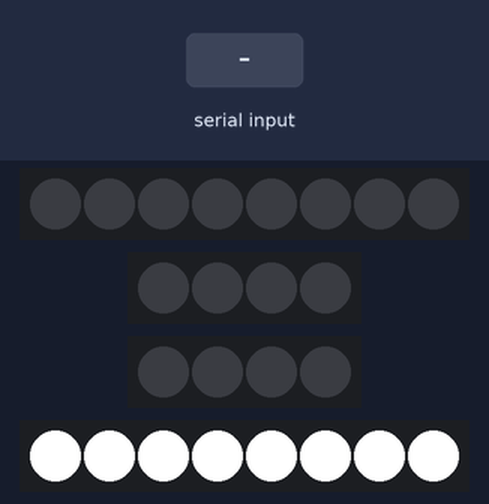
Recording of a sketch running on a simulated Arduino Uno, built with avr-gcc and run on an emulated ATmega328P. Shown: 2 × 8 RGB LEDs in strip order, left to right, 2 × 4 RGB LEDs in strip order, left to right. The test bench sets the inputs (shaded band). Dim RGB values are drawn brighter than linear; random numbers use the default seed unless the sketch sets one.

Above: at 1.2 s.
1.3 s: "1,90\n" received over Serial
At 3.25 s:
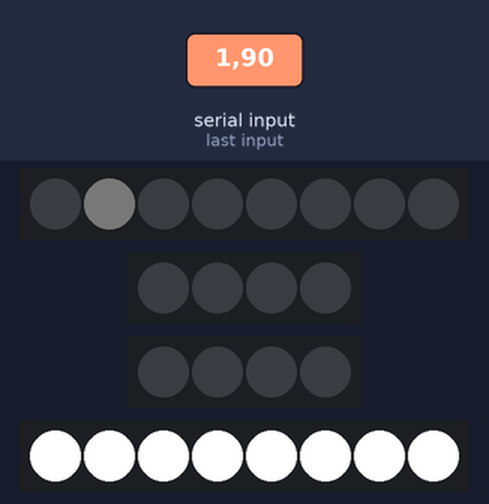
4.3 s: "1,90,45\n" received over Serial
At 7.0 s:
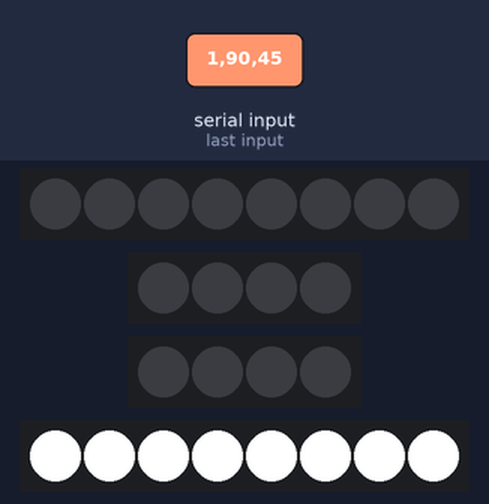
Timing chart, 0 to 8.5 s (numbered marks = the images above; inputs shaded):
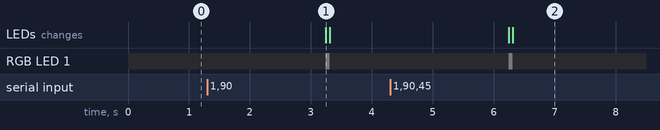

The sketch:

neopixel.ino
```cpp
#include <Adafruit_NeoPixel.h>

#define LED_PIN1 7  // Neopixel D Pin
#define LED_PIN2 8  // Neopixel D Pin
#define LED_PIN3 9  // Neopixel D Pin
#define LED_MAIN_PIN 10
#define BRIGHTNESS 255  // Neopixel brightness (0 ~ 255)

#define DURATION 2000

#define PIXEL_NUM_ON_STRIP1 8
#define PIXEL_NUM_ON_STRIP2 4
#define PIXEL_NUM_ON_STRIP3 4
#define TOTAL_PIXEL_NUM PIXEL_NUM_ON_STRIP1 + PIXEL_NUM_ON_STRIP2 + PIXEL_NUM_ON_STRIP3

Adafruit_NeoPixel strip1(PIXEL_NUM_ON_STRIP1, LED_PIN1, NEO_GRBW + NEO_KHZ800);
Adafruit_NeoPixel strip2(PIXEL_NUM_ON_STRIP2, LED_PIN2, NEO_GRBW + NEO_KHZ800);
Adafruit_NeoPixel strip3(PIXEL_NUM_ON_STRIP3, LED_PIN3, NEO_GRBW + NEO_KHZ800);
Adafruit_NeoPixel stripMain(8, LED_MAIN_PIN, NEO_GRBW + NEO_KHZ800);

enum State {
  IDLE,
  READY,
  IN_PROGRESS
};

enum EasingType {
  EASE_OUT_QUAD,
  EASE_OUT_BOUNCE,
  EASE_IN_BOUNCE,
  EASE_IN_OUT_BOUNCE,
};

struct Pixel {
  uint8_t r;
  uint8_t g;
  uint8_t b;
  uint8_t w;
  EasingType easingType;
  unsigned long startTime;
  float progress;
  State state;
};

struct PixelData {
  int index;
  EasingType easingType;
  uint8_t r;
  uint8_t g;
  uint8_t b;
  uint8_t w;
};

String splitString(String &data, char delimiter = ' ') {
  int pos = data.indexOf(delimiter);
  if (pos == -1) return data;

  String split = data.substring(0, pos);
  data = data.substring(pos + 1);
  return split;
}

PixelData parseInput(String input) {
  PixelData data;
  data.index = splitString(input).toInt();
  data.easingType = static_cast<EasingType>(splitString(input).toInt());
  data.r = splitString(input).toInt();
  data.g = splitString(input).toInt();
  data.b = splitString(input).toInt();
  data.w = input.toInt();

  return data;
}

EasingType getRandomEasingType() {
  int maxValue = EASE_IN_OUT_BOUNCE;
  int randomValue = random(0, maxValue + 1);
  return static_cast<EasingType>(randomValue);
}

float easeOutQuad(float x) {
  return 4 * x * (1 - x);
}

float easeOutBounce(float x) {
  const float n1 = 7.5625;
  const float d1 = 2.85;

  if (x < 1 / d1) {
    return n1 * x * x;
  } else if (x < 2 / d1) {
    x -= 1.5 / d1;
    return n1 * x * x + 0.75;
  } else if (x < 2.5 / d1) {
    x -= 2.25 / d1;
    return n1 * x * x + 0.9375;
  } else {
    x -= 2.625 / d1;
    return n1 * x * x + 0.984375;
  }
}

float easeInBounce(float x) {
  return 1 - easeOutBounce(1 - x);
}

float easeInOutBounce(float x) {
  return x < 0.5
           ? (1 - easeOutBounce(1 - 2 * x)) / 2
           : (1 + easeOutBounce(2 * x - 1)) / 2;
}

float (*getFunction(EasingType type))(float) {
  switch (type) {
    case EASE_OUT_QUAD:
      return easeOutQuad;
    case EASE_OUT_BOUNCE:
      return easeOutBounce;
    case EASE_IN_BOUNCE:
      return easeInBounce;
    case EASE_IN_OUT_BOUNCE:
      return easeInOutBounce;

    default:
      return nullptr;
  }
}

Pixel pixelArray[TOTAL_PIXEL_NUM];

void setup() {
  Serial.begin(9600);
  strip1.begin();
  strip1.setBrightness(BRIGHTNESS);
  strip1.show();
  strip2.begin();
  strip2.setBrightness(BRIGHTNESS);
  strip2.show();
  strip3.begin();
  strip3.setBrightness(BRIGHTNESS);
  strip3.show();
  stripMain.begin();
  stripMain.setBrightness(BRIGHTNESS);
  stripMain.show();

  for (int i = 0; i < 8; ++i) {
    stripMain.setPixelColor(i, stripMain.Color(255, 255, 255, 255));
  }
  stripMain.show();
}

void loop() {
  if (Serial.available() > 0) {
    String input = Serial.readStringUntil('\n');

    if (input.length() > 0) {
      PixelData pixelData = parseInput(input);
      int index = pixelData.index;


      pixelArray[index].easingType = pixelData.easingType;

      pixelArray[index].r = pixelData.r;
      pixelArray[index].g = pixelData.g;
      pixelArray[index].b = pixelData.b;
      pixelArray[index].w = pixelData.w;

      pixelArray[index].state = READY;
    }
  }

  for (int i = 0; i < TOTAL_PIXEL_NUM; ++i) {
    if (pixelArray[i].state == READY) {
      pixelArray[i].startTime = millis();
      // pixelArray[i].easingType = getRandomEasingType();

      pixelArray[i].state = IN_PROGRESS;
    }

    if (pixelArray[i].state == IN_PROGRESS) {
      unsigned long elapsedTime = millis() - pixelArray[i].startTime;
      if (elapsedTime > DURATION) {
        pixelArray[i].state = IDLE;
        if (i < PIXEL_NUM_ON_STRIP1) {
          strip1.setPixelColor(i, 0, 0, 0, 0);
        } else if (i < PIXEL_NUM_ON_STRIP1 + PIXEL_NUM_ON_STRIP2) {
          strip2.setPixelColor(i - PIXEL_NUM_ON_STRIP1, 0, 0, 0, 0);
        } else {
          strip3.setPixelColor(i - PIXEL_NUM_ON_STRIP1 - PIXEL_NUM_ON_STRIP2, 0, 0, 0, 0);
        }
      } else {
        float currentProgress = (float)(elapsedTime) / DURATION;
        float factor = getFunction(pixelArray[i].easingType)(currentProgress);

        uint8_t nextR = pixelArray[i].r * factor;
        uint8_t nextG = pixelArray[i].g * factor;
        uint8_t nextB = pixelArray[i].b * factor;
        uint8_t nextW = pixelArray[i].w * factor;

        if (i < PIXEL_NUM_ON_STRIP1) {
          strip1.setPixelColor(i, nextR, nextG, nextB, nextW);
        } else if (i < PIXEL_NUM_ON_STRIP1 + PIXEL_NUM_ON_STRIP2) {
          strip2.setPixelColor(i - PIXEL_NUM_ON_STRIP1, nextR, nextG, nextB, nextW);
        } else {
          strip3.setPixelColor(i - PIXEL_NUM_ON_STRIP1 - PIXEL_NUM_ON_STRIP2, nextR, nextG, nextB, nextW);
        }

        pixelArray[i].progress = currentProgress;
      }
    }
  }

  strip1.show();
  strip2.show();
  strip3.show();
}
```

Measured:
- after the input at 1.3 s, RGB LED 1: off → RGB(2, 2, 2) after 1.9 s, → off 0.07 s later; the LEDs: change after 1.9 s (image 1)
- after the input at 4.3 s, RGB LED 1: off → RGB(2, 2, 2) after 1.9 s, → off 0.07 s later; the LEDs: first change after 1.9 s (image 2 shows a later state)
